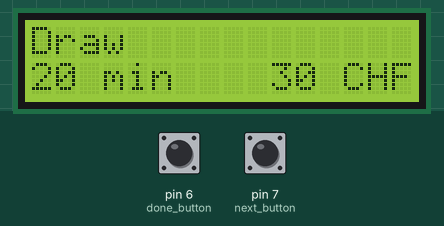
A sketch run on a simulated Arduino Uno, built with avr-gcc and run on an emulated ATmega328P. Shown: 16×2 character LCD. The inputs (shaded band) are chosen by the test bench; at power-on: pin 7 (next_button) HIGH, pin 6 (done_button) HIGH.

Above: at 0.83 s.
1.3 s: pin 7 (next_button) pulled LOW for 3.2 s
At 4.65 s:
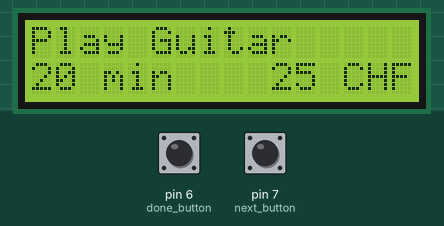
Timing chart, 0 to 6.2 s (numbered marks = the images above; inputs shaded):
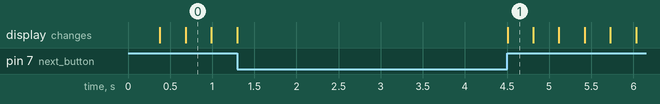

The sketch:

Aufgabentracker.ino
```cpp
#include <LiquidCrystal.h>

int switchStateNext = 0;
int switchStateDone = 0;

int currentTask = 0;    // Track which task is currently being displayed

class Task {
private:
    String title;
    int value;      // CHF
    String repeat; // daily
    int duration;   // minutes

public:
    // Constructor
    Task(const String& title, int value, const String& repeat, int duration)
        : title(title), value(value), repeat(repeat), duration(duration) {}

    // Getters
    String getTitle() const { return title; }
    int getValue() const { return value; }
    String getRepeat() const { return repeat; }
    int getDuration() const { return duration; }
};

Task tasks[] = {
    Task("Play Guitar", 25, ".", 20),
    Task("Draw", 30, ".", 20)
};

const int numTasks = sizeof(tasks) / sizeof(tasks[0]);

// LCD pins <--> Arduino pins
LiquidCrystal lcd(12, 11, 5, 4, 3, 2);

void printTask(int num)
{
  lcd.clear();

  // TODO: Only display current tasks
  lcd.setCursor(0, 0);
  lcd.print(tasks[num].getTitle());

  lcd.setCursor(0, 1);
  lcd.print(tasks[num].getDuration());
  lcd.print(" min");

  lcd.setCursor(10, 1);
  lcd.print(tasks[num].getValue());
  lcd.print(" CHF");
}


void setup()
{
  lcd.begin(16, 2);

  printTask(0);

  // INPUT_PULLUP because INPUT doesn't work with two buttons
  pinMode(6, INPUT_PULLUP);   // done button
  pinMode(7, INPUT_PULLUP);   // next button
}

void loop()
{

  switchStateDone = digitalRead(6);   // Read state of buttons
  switchStateNext = digitalRead(7);

  if (switchStateNext == HIGH) {
    currentTask = (currentTask + 1) % numTasks;
    printTask(currentTask);
    delay(300); // Debounce delay to prevent multiple reads
  }
}
```
